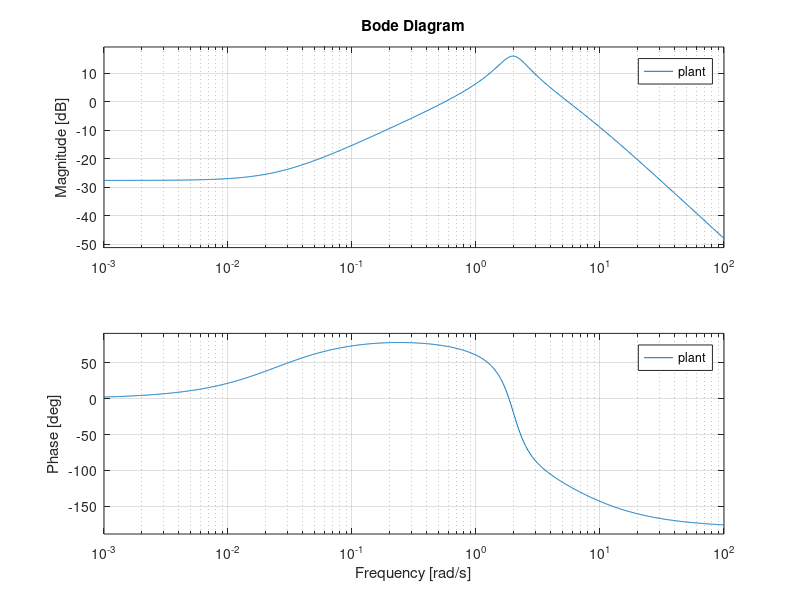
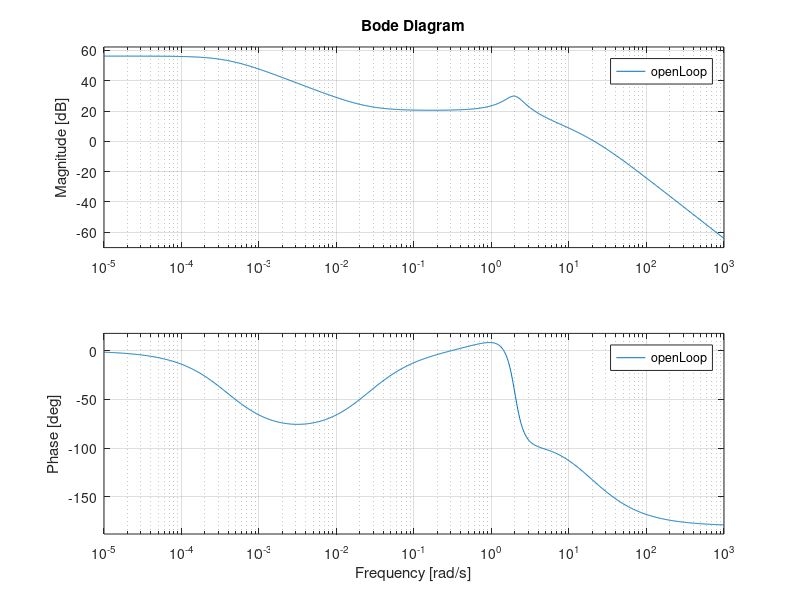

MATLAB code for these plots, in order: (Note: this script raises an error after producing the figures.)
num = [40 1];
den = conv([1 1 4], [1 6]);
plant = tf(num, den);

bode(plant);

k = 125;
alpha = 10000;
tau = 0.25;
numC1 = [k*tau k*1];
denC1 = [alpha*tau 1];
C1 = tf(numC1, denC1);

k = 125;
alpha = 0.1;
tau = 0.5;
numC2 = [k*tau k];
denC2 = [alpha*tau 1];
C2 = tf(numC2, denC2);

openLoop = plant*C1*C2;
[~, ~, ~, Wc] = margin(openLoop);

figure;
bode(openLoop);
grid on;

ax = gca;
allAxes = findall(gcf, 'Type', 'Axes');

for i = 1:length(allAxes)
    axes(allAxes(i));
    hold on;
    xline(Wc, 'r-', 'Gain Crossover', 'LabelVerticalAlignment', 'bottom', 'LineWidth', 1.5, 'Alpha', 0.7);
    hold off;
end

axes(allAxes(1));
hold on;
xline(12.56, 'r--', 'Bandwidth Limit (2 Hz)', 'LabelHorizontalAlignment', 'left', 'LabelVerticalAlignment', 'bottom', 'LineWidth', 1.5, 'Alpha', 0.7);
xline(3.14, 'g--', 'Tracking Error (0.5 Hz)', 'LabelHorizontalAlignment', 'left', 'LabelVerticalAlignment', 'bottom', 'LineWidth', 1.5, 'Alpha', 0.7);
yline(6, 'g--', 'Open Loop Gain (6dB)', 'LabelHorizontalAlignment', 'left', 'LabelVerticalAlignment', 'bottom', 'LineWidth', 1.5, 'Alpha', 0.7);
hold off;

axes(allAxes(2));
hold on;
yline(-135, 'r--', 'Phase Margin (45 degrees)', 'LabelHorizontalAlignment', 'left', 'LabelVerticalAlignment', 'bottom', 'LineWidth', 1.5, 'Alpha', 0.7);
hold off;

closedLoop = feedback(openLoop,1);

figure;
step(closedLoop);
grid on;
title('Closed Loop Step Response');
xlabel('Time [s]');
ylabel('Output \phi(t) [rad]');

t = 0:0.1:10;
omega = 2*pi*0.5;
r = sin(omega*t);
y = lsim(closedLoop, r, t);
e = r'-y;

figure;
plot(t,e, 'Color', [255/255 140/255 105/255]);
grid on;
title('Error Signal e(t) for r sin(2\pi\omega t) (\omega =0.5Hz)');
xlabel('Time [s]');
ylabel('Output \phi(t) [rad]');

figure;
plot(t,r, 'Color', [255/255 140/255 105/255]);
hold on;
plot(t,y, 'Color', [204/255 51/255 51/255]);
grid on;
title('r and y for r sin(2\pi\omega t) (\omega =0.5Hz)');
legend('r', 'y')
xlabel('Time [s]');
ylabel('Amplitude [rad]');

S = feedback(1,openLoop);
PS = plant*S;
disp(norm(PS, inf));
w = logspace(-1,3,1000);
[mag, ~] = bode(PS,w);
mag =squeeze(mag);
figure;
semilogx(w,mag,'Color', [255/255 140/255 105/255]);
hold on;
plot(w, 1/3*ones(size(w)), 'Color', [204/255 51/255 51/255]);
grid on;
title('Magnitude of PS at K = 125 [Absolute Units]');
xlabel('Frequency [rad/s]');
ylabel('Magnitude [abs]');
legend('PS', 'Max Gain 1/3');
hold off;

figure;
impulse(PS);
grid on;
title('Disturbance Impulse Response');
xlabel('Time [s]');
ylabel('Output \phi(t) [rad]');

figure;
step(PS);
grid on;
title('Disturbance Step Response');
xlabel('Time [s]');
ylabel('Output \phi(t) [rad]');
